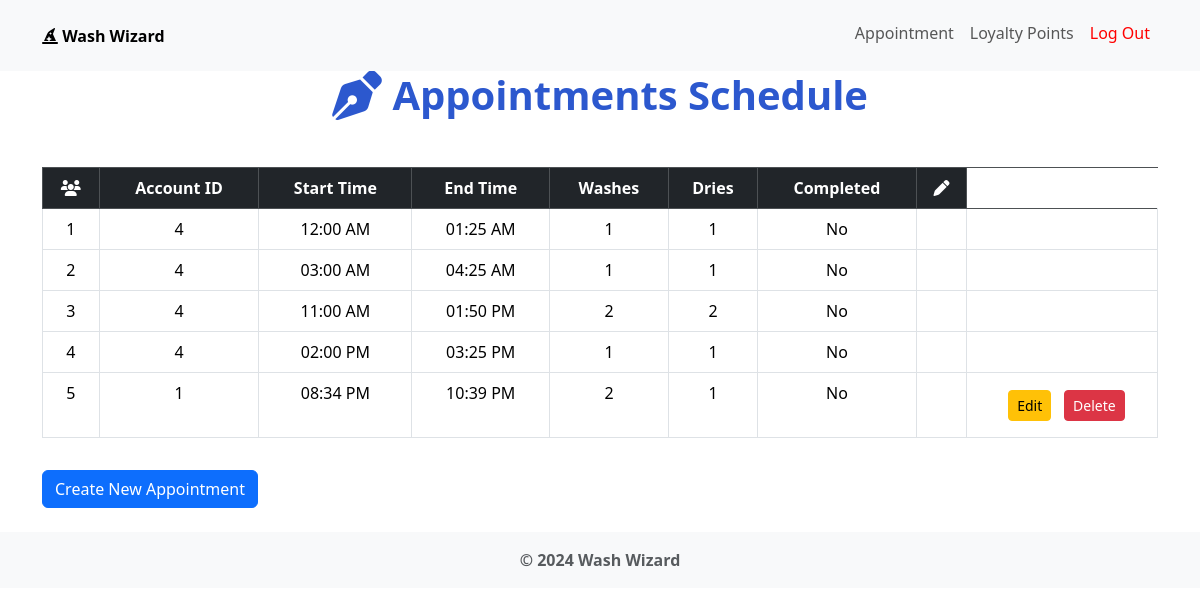
Page / (signed in) on the committed database.
### app/models/appointment.py (models this page shows, shortened)
class Appointment(db.Model):
    id = db.Column(db.Integer, primary_key=True)
    account_id = db.Column(db.Integer, db.ForeignKey('account.id'), nullable=False)
    start_time = db.Column(db.Time, nullable=False)
    end_time = db.Column(db.Time, nullable=False)
    washes = db.Column(db.Integer, nullable=False)
    dries = db.Column(db.Integer, nullable=False)
    completed = db.Column(db.Boolean, default=False)
    account = db.relationship("Account", backref=db.backref("appointments", lazy=True))

### app/controllers/homepage_controller.py (the view)
@homepage_bp.route("/")
@login_required
def index():
    return render_template("schedule.html", appointments=list_appointments())

### app/controllers/appointment_controller.py (called while the page is built)
def list_appointments():
    appointments = Appointment.query.all()
    return sorted(appointments, key = lambda appointment: appointment.start_time)

### app/controllers/authentication_controller.py (called while the page is built)
@auth_bp.before_app_request
def load_logged_in_user():
    account_id = session.get('user_id')
    if account_id is None:
        g.user = None
    else:
        g.user = Account.query.get(account_id)

def login_required(view):
    @functools.wraps(view)
    def wrapped_view(**kwargs):
        if g.user is None:
            flash("Must be logged in.")
            return redirect(url_for('auth.login'))
        return view(**kwargs)
    return wrapped_view

### app/templates/schedule.html (shortened to what this page needs)
{% extends 'layout.html' %}
{% block header %}
    <h1 class="text-center"><i class="fa-solid fa-pen-nib fa-lg" style="color: #2c58ce;"></i> Appointments Schedule</h1>
{% endblock %}
{% block content %}
    <table class="table table-bordered mt-4">
        <thead class="table-dark">
            <tr id="appointment-row">
                <th><i class="fa-solid fa-users" style="color: #ffffff;"></i></th>
                <th>Account ID</th>
                <th>Start Time</th>
                <th>End Time</th>
                <th>Washes</th>
                <th>Dries</th>
                <th>Completed</th>
                <th><i class="fa-solid fa-pen" style="color: #ffffff;"></i></th>
            </tr>
        </thead>
        <tbody>
            {% for appointment in appointments %}
            <tr id="appointment-row-else">
                <td>{{ loop.index }}</td>
                <td>{{ appointment.account_id }}</td>
                <td>{{ appointment.start_time.strftime('%I:%M %p') }}</td>
                <td>{{ appointment.end_time.strftime('%I:%M %p') }}</td>
                <td>{{ appointment.washes }}</td>
                <td>{{ appointment.dries }}</td>
                <td>{{ 'Yes' if appointment.completed else 'No' }}</td>
                <td>
                </td>
                <td>
                    {% if session.get('user_id') == appointment.account_id %}
                    <a href="{{ url_for('appointment.edit_appointment', id=appointment.id) }}" class="btn btn-warning btn-sm" style="display:inline-block; margin: 5%;">Edit</a>
                    <form action="{{ url_for('appointment.delete_appointment', id=appointment.id) }}" method="POST" style="display:inline-block;">
                        <button type="submit" class="btn btn-danger btn-sm">Delete</button>
                    </form>
                    {% endif %}
                </td>
            </tr>
            {% endfor %}
        </tbody>
    </table>
    <a href="{{ url_for('appointment.create_appointment') }}" class="btn btn-primary mt-3">Create New Appointment</a>
{% endblock %}

### app/templates/layout.html (shortened to what this page needs)
<!DOCTYPE html>
<html lang="en">
<head>
    <link rel="stylesheet" href="https://cdnjs.cloudflare.com/ajax/libs/font-awesome/6.2.0/css/all.min.css">
    <link rel="stylesheet" href="{{ url_for('static', filename='css/style.css') }}">
    <link href="https://cdn.jsdelivr.net/npm/bootstrap@5.3.3/dist/css/bootstrap.min.css" rel="stylesheet">
</head>
<body>
    <nav class="navbar navbar-expand-lg navbar-light bg-light">
        <div class="container">
            <a id="navbar-brand" href="{{ url_for('homepage.index') }}"><i class="fa-solid fa-hat-wizard" style="color: black;"></i></i> Wash Wizard</a>
            <div class="collapse navbar-collapse" id="navbarNav">
                <ul class="navbar-nav ms-auto">
                    {% if g.user %}
                        <li class="nav-item">
                            <a class="nav-link" href="{{url_for('index')}}">Appointment</a>
                        </li>
                        <li class="nav-item">
                            <a class="nav-link" href="{{url_for('account.loyalty')}}"> Loyalty Points</a>
                        </li>
                        <li class="nav-item">
                            <a class="nav-link" id='logout-nav' href="{{ url_for('auth.logout') }}">Log Out</a>
                        </li>
                    {% endif %}
                </ul>
            </div>
        </div>
    </nav>
    <div class="content">
        <header>
            {% block header %}{% endblock %}
        </header>
        <div class="container mt-5">
            {% block content %}{% endblock %}
        </div>
    </div>
    <footer class="bg-light text-center py-3 mt-4">
        <div class="container">
            <span class="text-muted">© 2024 Wash Wizard</span>
        </div>
    </footer>
</body>
</html>

### app/static/css/style.css (style rules this page uses)
#logout-nav { color: red; }
.text-center { color: #2c58ce; font-weight: bolder; }
#appointment-row { text-align: center; }
#appointment-row-else { text-align: center; }
#navbar-brand { text-decoration: none; color: black; font-weight: bolder; }
ul li { margin-bottom: 10px; margin-top: 5px; }

### rows in the picture
Appointment: account_id "4", start_time "12:00 AM", end_time "01:25 AM", washes "1", dries "1", completed "No"
Appointment: account_id "4", start_time "03:00 AM", end_time "04:25 AM", washes "1", dries "1", completed "No"
Appointment: account_id "4", start_time "11:00 AM", end_time "01:50 PM", washes "2", dries "2", completed "No"
Appointment: account_id "4", start_time "02:00 PM", end_time "03:25 PM", washes "1", dries "1", completed "No"
Appointment: account_id "1", start_time "08:34 PM", end_time "10:39 PM", washes "2", dries "1", completed "No"
